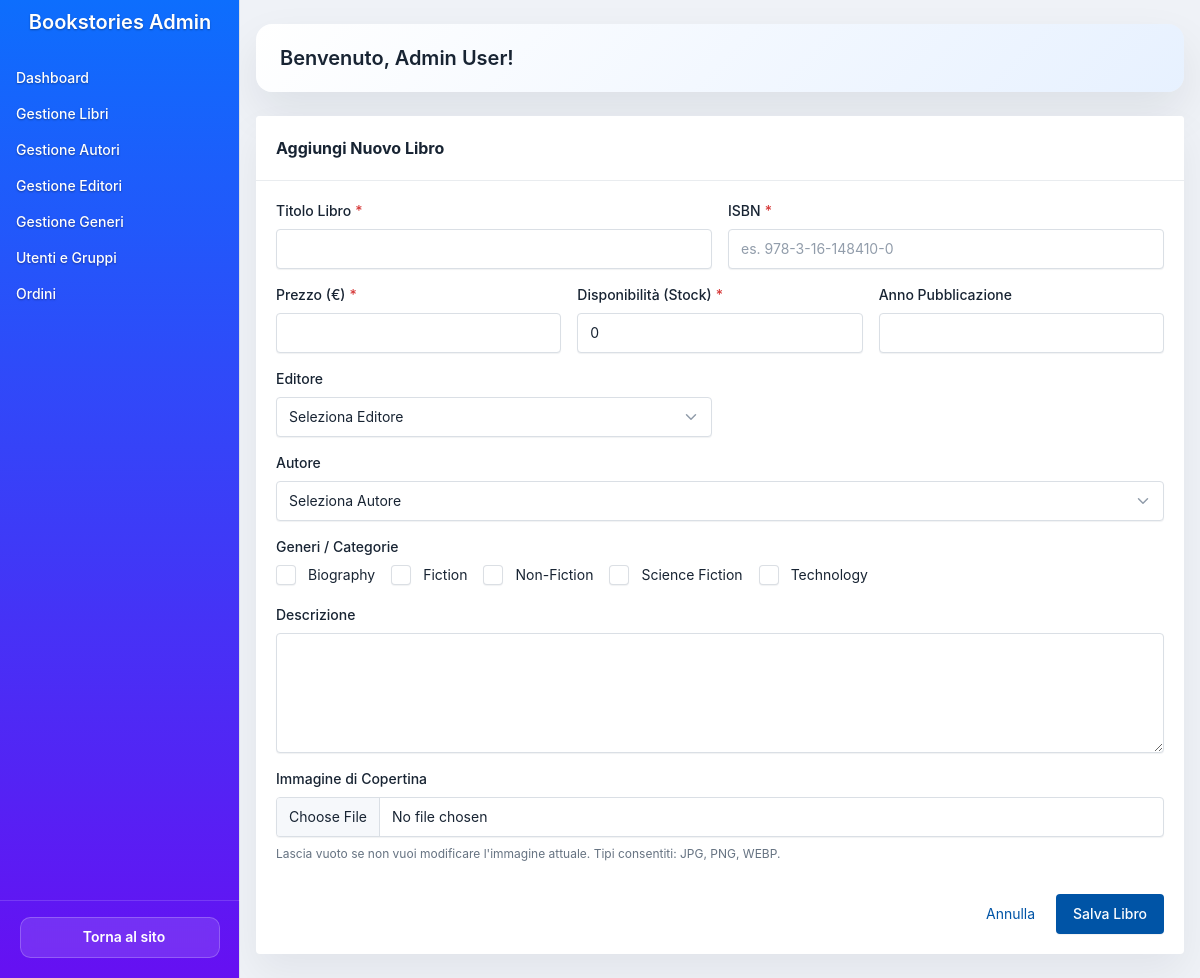
The page /pages/admin/book_edit.php (signed in) on the database its author committed.
### tables this page shows
CREATE TABLE IF NOT EXISTS `categories` (
    `id` INT AUTO_INCREMENT PRIMARY KEY,
    `name` VARCHAR(100) NOT NULL UNIQUE,
    `description` TEXT DEFAULT NULL
);

### pages/admin/book_edit.php (the view, shortened to what the rows shown need)
<?php
require_once '../../include/template2.inc.php';
require_once '../../dao/CategoryDAO.php';
$authorDao = new AuthorDAO();
$categoryDao = new CategoryDAO();
$publisherDao = new PublisherDAO();
$bookData = [
    'id' => '', 'title' => '', 'isbn' => '', 'price' => '',
    'stock' => '0', 'publication_year' => '', 'description' => '', 'cover_image' => '',
    'publisher_id' => '', 'author_ids' => [], 'category_ids' => []
];
$isEdit = false;
$tpl = new Template('../../skins/admin/tabler/dtml/main');
$content = new Template('../../skins/admin/tabler/dtml/book_edit');
$content->setContent('form_title', $isEdit ? 'Modifica Libro' : 'Aggiungi Nuovo Libro');
$content->setContent('query_string', $isEdit ? "?id={$bookData['id']}" : '');
$content->setContent('book_id', htmlspecialchars($bookData['id'] ?? ''));
$content->setContent('book_title', htmlspecialchars($bookData['title'] ?? ''));
$content->setContent('book_isbn', htmlspecialchars($bookData['isbn'] ?? ''));
$content->setContent('book_price', htmlspecialchars($bookData['price'] ?? ''));
$content->setContent('book_stock', htmlspecialchars($bookData['stock'] ?? ''));
$content->setContent('book_year', htmlspecialchars($bookData['publication_year'] ?? ''));
$content->setContent('book_description', htmlspecialchars($bookData['description'] ?? ''));
$content->setContent('book_image', htmlspecialchars($bookData['cover_image'] ?? ''));
$publishers = $publisherDao->getAll();
$publisherOptions = '<option value="">Seleziona Editore</option>';
foreach ($publishers as $p) {
    $selected = ($p['id'] == $bookData['publisher_id']) ? 'selected' : '';
    $publisherOptions .= "<option value='{$p['id']}' $selected>".htmlspecialchars($p['name'])."</option>";
}
$content->setContent('publisher_options', $publisherOptions);
$authors = $authorDao->getAll();
$authorOptions = '<option value="">Seleziona Autore</option>';
foreach ($authors as $a) {
    $selected = in_array($a['id'], $bookData['author_ids']) ? 'selected' : '';
    $fullName = htmlspecialchars($a['first_name'] . ' ' . $a['last_name']);
    $authorOptions .= "<option value='{$a['id']}' $selected>$fullName</option>";
}
$content->setContent('author_options', $authorOptions);
$categories = $categoryDao->getAll();
$categoriesHtml = "";
foreach ($categories as $c) {
    $checked = in_array($c['id'], $bookData['category_ids']) ? 'checked' : '';
    $categoriesHtml .= "
    <label class='form-check form-check-inline'>
        <input class='form-check-input' type='checkbox' name='category_ids[]' value='{$c['id']}' $checked>
        <span class='form-check-label'>".htmlspecialchars($c['name'])."</span>
    </label>";
}
$content->setContent('categories_checkboxes', $categoriesHtml);
$errorHtml = '';
$content->setContent('error_message_html', $errorHtml);
$currentImgHtml = '';
$content->setContent('current_image_html', $currentImgHtml);
$tpl->setContent('page_content', $content->get());
$tpl->setContent('admin_name', $_SESSION['first_name'] . ' ' . $_SESSION['last_name']);
echo $tpl->get();
?>

### rows shown on the page
categories: name "Biography"
categories: name "Fiction"
categories: name "Non-Fiction"
categories: name "Science Fiction"
categories: name "Technology"
